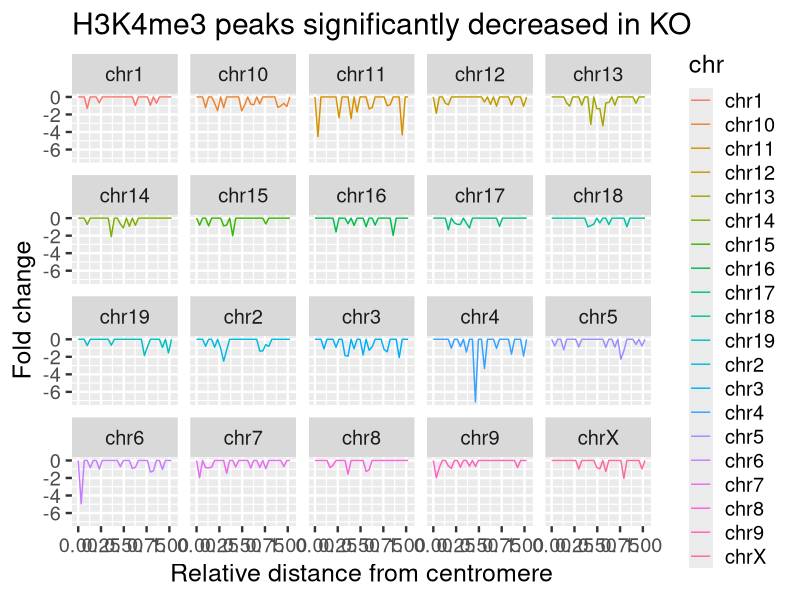

The R script that drew this image:
#Calculate distance from centromeres and telomeres as a fraction of the way across the chromosome and graph the results.

library("ggplot2")

#Load the data and keep only the chromosome, peak start location, and fold change columns.
Data = read.table("H3K4me3-downinKOpeaks.txt", header=TRUE, stringsAsFactors = FALSE)
Data <- data.frame(Data[,1], Data[,2], Data[,9])
names(Data) <- c("chr", "loc", "fold")

#Load chromosome lengths for the mm9 mouse genome.
Chromosomes = read.table("mm9ChromosomeLengths.txt", sep="\t", stringsAsFactors = FALSE)

#Append chromosome lengths to the data frame in a new column called ChromLength
Results <- cbind(Data, ChromLength=vector(mode="integer",length= nrow(Data)))
for (i in 1:nrow(Results))
{
  n = Chromosomes[which(Chromosomes$V1 == Data[i,1]),2]
  Results[i,"ChromLength"] = n[1]
}

#Append fractional distance along the centromere to the data frame in a new column called Dist
Results <- cbind(Results, Dist=vector(mode="integer",length= nrow(Data)))
Results[,"Dist"] <- (Results[,"loc"])/(Results[,"ChromLength"])

#Graph it using ggplot2:
theme_set(theme_gray(base_size = 18)) #make fonts bigger
hist_results <- ggplot(Results, aes(x=Dist, colour=chr, weight=fold))
hist_results + geom_freqpoly(binwidth=0.033) + xlab("Relative distance from centromere") + 
       facet_wrap("chr") + labs(title="H3K4me3 peaks significantly decreased in KO") + ylab("Fold change")

